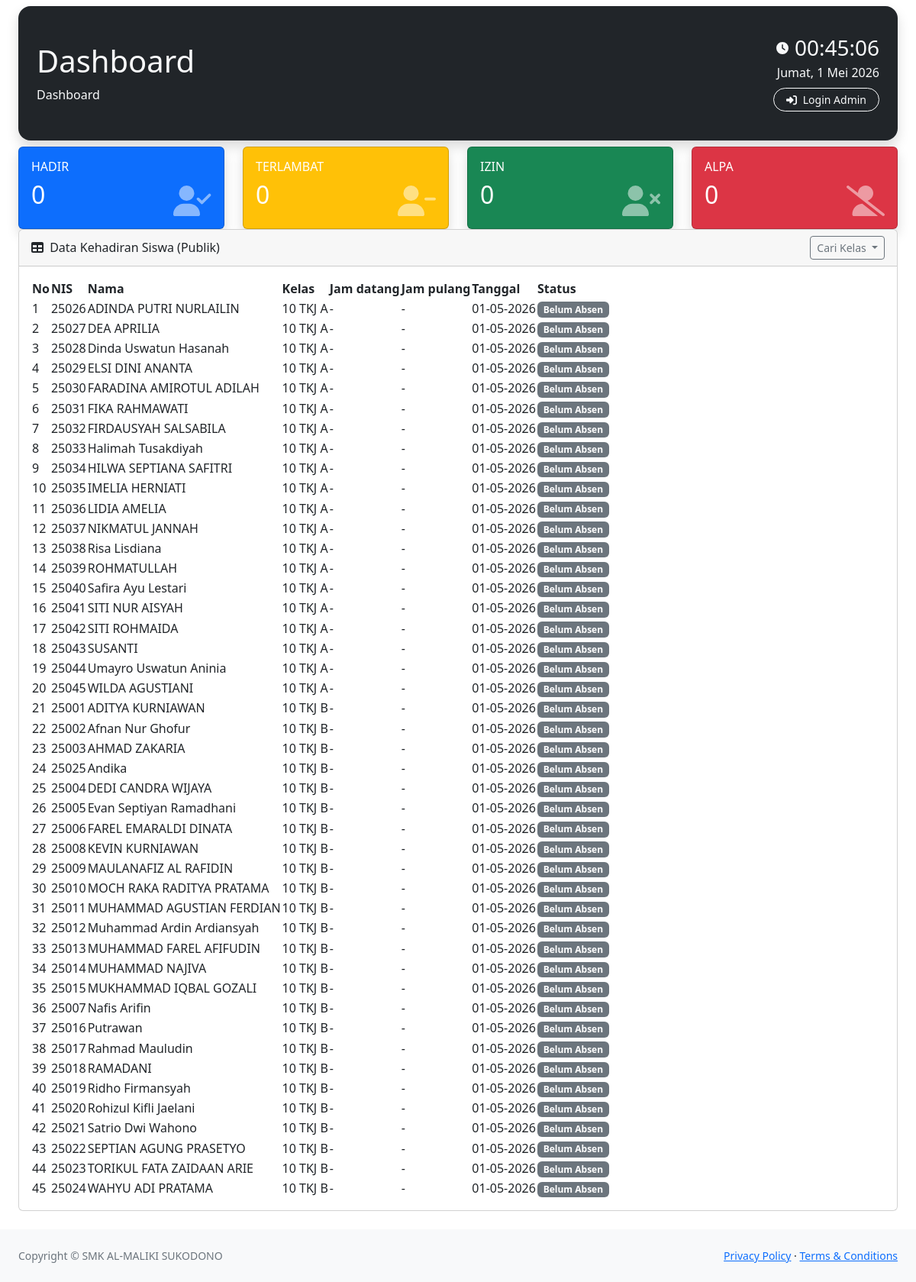
The page / on the database its author committed.
### tables this page shows
CREATE TABLE `data` (
  `NIS` varchar(20) NOT NULL,
  `nama` varchar(25) NOT NULL,
  `kelas` varchar(10) NOT NULL,
  `no_hp` varchar(20) NOT NULL
);

### index.php (the view, shortened to what this page needs)
<?php
include "koneksi.php";
$tgl_sekarang = date('Y-m-d');
$q_hadir = mysqli_query($koneksi, "SELECT COUNT(*) as jml FROM absensi WHERE tanggal='$tgl_sekarang' AND (status='Hadir' )");
$res_hadir = mysqli_fetch_assoc($q_hadir);
$jml_hadir = $res_hadir['jml'];
$q_telat = mysqli_query($koneksi, "SELECT COUNT(*) as jml FROM absensi WHERE tanggal='$tgl_sekarang' AND ( status='Terlambat')");
$res_telat = mysqli_fetch_assoc($q_telat);
$jml_telat = $res_telat['jml'];
$q_izin = mysqli_query($koneksi, "SELECT COUNT(*) as jml FROM absensi WHERE tanggal='$tgl_sekarang' AND ( status='izin')");
$res_izin = mysqli_fetch_assoc($q_izin);
$jml_izin = $res_izin['jml'];
$q_alpa = mysqli_query($koneksi, "SELECT COUNT(*) as jml FROM absensi WHERE tanggal='$tgl_sekarang' AND ( status='alpa')");
$res_alpa = mysqli_fetch_assoc($q_alpa);
$jml_alpa = $res_alpa['jml'];
?>
<!DOCTYPE html>
<html lang="en">
<head>
    <link
        href="https://cdn.jsdelivr.net/npm/simple-datatables@7.1.2/dist/style.min.css"
        rel="stylesheet" />
    <link href="css/styles.css" rel="stylesheet" />
</head>
<body class="sb-nav-fixed">
    <div id="layoutSidenav_content">
        <main>
            <div class="container-fluid px-4">
                <div class="card-body d-flex justify-content-between align-items-center p-4 bg-dark rounded-4 my-2 shadow">
                    <div>
                        <h1 class="mt-4 text-light">Dashboard</h1>
                        <ol class="breadcrumb mb-4">
                            <li class="breadcrumb-item active text-light">Dashboard</li>
                        </ol>
                    </div>
                    <div class="text-end">
                        <div class="d-flex align-items-center justify-content-end text-light fw-bold">
                            <i class="fa-solid fa-clock me-2"></i>
                            <h3 id="clock" class="mb-0">00:00:00</h3>
                        </div>
                        <div id="date" class="text-light fw-medium mt-1 mb-2">Memuat Tanggal...</div>
                        <a href="login.php" class="btn btn-outline-light btn-sm px-3 rounded-pill"><i class="fa-solid fa-right-to-bracket me-1"></i> Login Admin</a>
                    </div>
                </div>
                <div class="row text-white">
                    <div class="col-md-3">
                        <div class="card bg-primary shadow">
                            <div class="card-body">
                                <h6>HADIR</h6>
                                <h2><?= $jml_hadir; ?></h2>
                                <i class="fa-solid fa-user-check float-end opacity-50" style="font-size: 40px; margin-top: -40px;"></i>
                            </div>
                        </div>
                    </div>
                    <div class="col-md-3">
                        <div class="card bg-warning shadow">
                            <div class="card-body">
                                <h6>TERLAMBAT</h6>
                                <h2><?= $jml_telat; ?></h2>
                                <i class="fa-solid fa-user-minus float-end opacity-50" style="font-size: 40px; margin-top: -40px;"></i>
                            </div>
                        </div>
                    </div>
                    <div class="col-md-3">
                        <div class="card bg-success shadow">
                            <div class="card-body">
                                <h6>IZIN</h6>
                                <h2><?= $jml_izin; ?></h2>
                                <float-end class="fa-solid fa-user-xmark float-end opacity-50" style="font-size: 40px; margin-top: -40px;"></i>
                            </div>
                        </div>
                    </div>
                    <div class="col-md-3">
                        <div class="card bg-danger shadow">
                            <div class="card-body">
                                <h6>ALPA</h6>
                                <h2><?= $jml_alpa; ?></h2>
                                <i class="fa-solid fa-user-slash float-end opacity-50" style="font-size: 40px; margin-top: -40px;"></i>
                            </div>
                        </div>
                    </div>
                </div>
                <div class="card mb-4">
                    <div class="card-header">
                        <div class="d-flex justify-content-between align-items-center">
                            <div><i class="fas fa-table me-1"></i> Data Kehadiran Siswa (Publik)</div>
                            <div class="dropdown">
                                <button type="button" class="btn btn-outline-secondary dropdown-toggle btn-sm" data-bs-toggle="dropdown" aria-expanded="false">
                                    Cari Kelas
                                </button>
                            </div>
                        </div>
                    </div>
                    <?php
                    $tanggal = date('Y-m-d');
                    $filter_kelas = "";
                    $sql = "
SELECT
d.NIS,
d.nama,
d.kelas,
a.jam_datang,
a.jam_pulang,
a.tanggal,
a.status
FROM data d
LEFT JOIN absensi a
ON d.NIS = a.NIS
AND a.tanggal = '$tanggal'
$filter_kelas
ORDER BY d.kelas, d.nama
";
                    $query = mysqli_query($koneksi, $sql);
                    ?>
                    <div class="card-body">
                        <table id="datatablesSimple">
                            <thead>
                                <tr>
                                    <th>No</th>
                                    <th>NIS</th>
                                    <th>Nama</th>
                                    <th>Kelas</th>
                                    <th>Jam datang</th>
                                    <th>Jam pulang</th>
                                    <th>Tanggal</th>
                                    <th>Status</th>
                                </tr>
                            </thead>
                            <tbody>
                                <?php
                                $no = 1;
                                while ($row = mysqli_fetch_assoc($query)) {
                                    $status = $row['status'] ?: 'Belum Absen';
                                    $bg_color = "secondary";
                                ?>
                                    <tr>
                                        <td><?= $no++ ?></td>
                                        <td><?= $row['NIS'] ?></td>
                                        <td><?= $row['nama'] ?></td>
                                        <td><?= $row['kelas'] ?></td>
                                        <td><?= $row['jam_datang'] ?: '-' ?></td>
                                        <td><?= $row['jam_pulang'] ?: '-' ?></td>
                                        <td><?= date('d-m-Y', strtotime($tanggal)) ?></td>
                                        <td><span class="badge bg-<?= $bg_color ?>"><?= $status ?></span></td>
                                    </tr>
                                <?php } ?>
                            </tbody>
                        </table>
                    </div>
                </div>
            </div>
        </main>
        <footer class="py-4 bg-light mt-auto">
            <div class="container-fluid px-4">
                <div
                    class="d-flex align-items-center justify-content-between small">
                    <div class="text-muted">Copyright &copy; SMK AL-MALIKI SUKODONO</div>
                    <div>
                        <a href="#">Privacy Policy</a>
                        &middot;
                        <a href="#">Terms &amp; Conditions</a>
                    </div>
                </div>
            </div>
        </footer>
    </div>
</body>
</html>

### rows shown on the page
data: NIS "25026", nama "ADINDA PUTRI NURLAILIN", kelas "10 TKJ A", jam_datang "-", jam_pulang "-", status "Belum Absen"
data: NIS "25027", nama "DEA APRILIA", kelas "10 TKJ A", jam_datang "-", jam_pulang "-", status "Belum Absen"
data: NIS "25028", nama "Dinda Uswatun Hasanah", kelas "10 TKJ A", jam_datang "-", jam_pulang "-", status "Belum Absen"
data: NIS "25029", nama "ELSI DINI ANANTA", kelas "10 TKJ A", jam_datang "-", jam_pulang "-", status "Belum Absen"
data: NIS "25030", nama "FARADINA AMIROTUL ADILAH", kelas "10 TKJ A", jam_datang "-", jam_pulang "-", status "Belum Absen"
data: NIS "25031", nama "FIKA RAHMAWATI", kelas "10 TKJ A", jam_datang "-", jam_pulang "-", status "Belum Absen"
data: NIS "25032", nama "FIRDAUSYAH SALSABILA", kelas "10 TKJ A", jam_datang "-", jam_pulang "-", status "Belum Absen"
data: NIS "25033", nama "Halimah Tusakdiyah", kelas "10 TKJ A", jam_datang "-", jam_pulang "-", status "Belum Absen"
data: NIS "25034", nama "HILWA SEPTIANA SAFITRI", kelas "10 TKJ A", jam_datang "-", jam_pulang "-", status "Belum Absen"
data: NIS "25035", nama "IMELIA HERNIATI", kelas "10 TKJ A", jam_datang "-", jam_pulang "-", status "Belum Absen"
data: NIS "25036", nama "LIDIA AMELIA", kelas "10 TKJ A", jam_datang "-", jam_pulang "-", status "Belum Absen"
data: NIS "25037", nama "NIKMATUL JANNAH", kelas "10 TKJ A", jam_datang "-", jam_pulang "-", status "Belum Absen"
data: NIS "25038", nama "Risa Lisdiana", kelas "10 TKJ A", jam_datang "-", jam_pulang "-", status "Belum Absen"
data: NIS "25039", nama "ROHMATULLAH", kelas "10 TKJ A", jam_datang "-", jam_pulang "-", status "Belum Absen"
data: NIS "25040", nama "Safira Ayu Lestari", kelas "10 TKJ A", jam_datang "-", jam_pulang "-", status "Belum Absen"
data: NIS "25041", nama "SITI NUR AISYAH", kelas "10 TKJ A", jam_datang "-", jam_pulang "-", status "Belum Absen"
data: NIS "25042", nama "SITI ROHMAIDA", kelas "10 TKJ A", jam_datang "-", jam_pulang "-", status "Belum Absen"
data: NIS "25043", nama "SUSANTI", kelas "10 TKJ A", jam_datang "-", jam_pulang "-", status "Belum Absen"
data: NIS "25044", nama "Umayro Uswatun Aninia", kelas "10 TKJ A", jam_datang "-", jam_pulang "-", status "Belum Absen"
data: NIS "25045", nama "WILDA AGUSTIANI", kelas "10 TKJ A", jam_datang "-", jam_pulang "-", status "Belum Absen"
data: NIS "25001", nama "ADITYA KURNIAWAN", kelas "10 TKJ B", jam_datang "-", jam_pulang "-", status "Belum Absen"
data: NIS "25002", nama "Afnan Nur Ghofur", kelas "10 TKJ B", jam_datang "-", jam_pulang "-", status "Belum Absen"
data: NIS "25003", nama "AHMAD ZAKARIA", kelas "10 TKJ B", jam_datang "-", jam_pulang "-", status "Belum Absen"
data: NIS "25025", nama "Andika", kelas "10 TKJ B", jam_datang "-", jam_pulang "-", status "Belum Absen"
data: NIS "25004", nama "DEDI CANDRA WIJAYA", kelas "10 TKJ B", jam_datang "-", jam_pulang "-", status "Belum Absen"
data: NIS "25005", nama "Evan Septiyan Ramadhani", kelas "10 TKJ B", jam_datang "-", jam_pulang "-", status "Belum Absen"
data: NIS "25006", nama "FAREL EMARALDI DINATA", kelas "10 TKJ B", jam_datang "-", jam_pulang "-", status "Belum Absen"
data: NIS "25008", nama "KEVIN KURNIAWAN", kelas "10 TKJ B", jam_datang "-", jam_pulang "-", status "Belum Absen"
data: NIS "25009", nama "MAULANAFIZ AL RAFIDIN", kelas "10 TKJ B", jam_datang "-", jam_pulang "-", status "Belum Absen"
data: NIS "25010", nama "MOCH RAKA RADITYA PRATAMA", kelas "10 TKJ B", jam_datang "-", jam_pulang "-", status "Belum Absen"
data: NIS "25011", nama "MUHAMMAD AGUSTIAN FERDIAN", kelas "10 TKJ B", jam_datang "-", jam_pulang "-", status "Belum Absen"
data: NIS "25012", nama "Muhammad Ardin Ardiansyah", kelas "10 TKJ B", jam_datang "-", jam_pulang "-", status "Belum Absen"
data: NIS "25013", nama "MUHAMMAD FAREL AFIFUDIN", kelas "10 TKJ B", jam_datang "-", jam_pulang "-", status "Belum Absen"
data: NIS "25014", nama "MUHAMMAD NAJIVA", kelas "10 TKJ B", jam_datang "-", jam_pulang "-", status "Belum Absen"
data: NIS "25015", nama "MUKHAMMAD IQBAL GOZALI", kelas "10 TKJ B", jam_datang "-", jam_pulang "-", status "Belum Absen"
data: NIS "25007", nama "Nafis Arifin", kelas "10 TKJ B", jam_datang "-", jam_pulang "-", status "Belum Absen"
data: NIS "25016", nama "Putrawan", kelas "10 TKJ B", jam_datang "-", jam_pulang "-", status "Belum Absen"
data: NIS "25017", nama "Rahmad Mauludin", kelas "10 TKJ B", jam_datang "-", jam_pulang "-", status "Belum Absen"
data: NIS "25018", nama "RAMADANI", kelas "10 TKJ B", jam_datang "-", jam_pulang "-", status "Belum Absen"
data: NIS "25019", nama "Ridho Firmansyah", kelas "10 TKJ B", jam_datang "-", jam_pulang "-", status "Belum Absen"
data: NIS "25020", nama "Rohizul Kifli Jaelani", kelas "10 TKJ B", jam_datang "-", jam_pulang "-", status "Belum Absen"
data: NIS "25021", nama "Satrio Dwi Wahono", kelas "10 TKJ B", jam_datang "-", jam_pulang "-", status "Belum Absen"
data: NIS "25022", nama "SEPTIAN AGUNG PRASETYO", kelas "10 TKJ B", jam_datang "-", jam_pulang "-", status "Belum Absen"
data: NIS "25023", nama "TORIKUL FATA ZAIDAAN ARIE", kelas "10 TKJ B", jam_datang "-", jam_pulang "-", status "Belum Absen"
data: NIS "25024", nama "WAHYU ADI PRATAMA", kelas "10 TKJ B", jam_datang "-", jam_pulang "-", status "Belum Absen"

### other values the page prints
$jml_hadir "0"
$jml_telat "0"
$jml_izin "0"
$jml_alpa "0"
